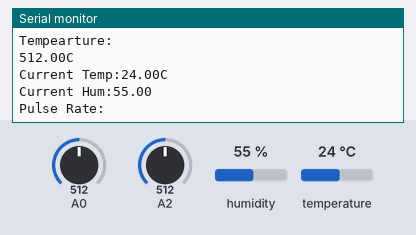
A sketch run on a simulated Arduino Uno, built with avr-gcc and run on an emulated ATmega328P. Shown: the last lines printed to the serial monitor. The test bench sets the inputs (shaded band); at power-on: humidity 55 %, A0 = 512, A2 = 512, temperature 24 °C.

Above: at 3.2 s.
3.3 s: humidity set to 22 %
At 4.6 s:
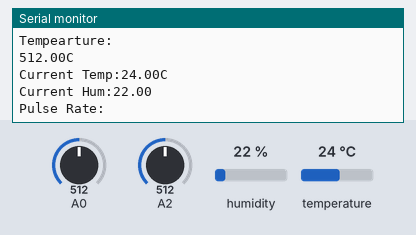
4.8 s: A0 set to 716
6.3 s: A2 set to 716
7.8 s: temperature set to 12 °C
At 8.9 s:
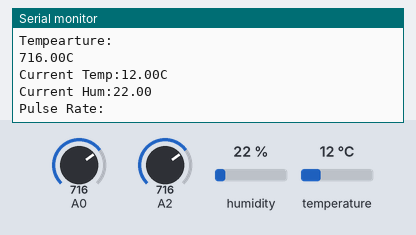
9.3 s: A0 set to 992
10.8 s: A2 set to 992
Timing chart, 0 to 13.3 s (numbered marks = the images above; inputs shaded):
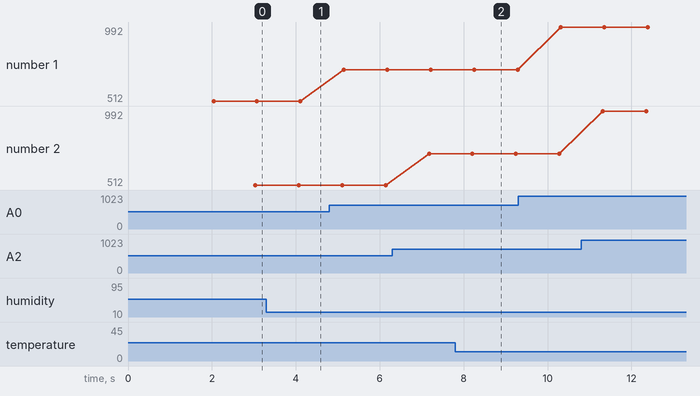

Measured:
- after the input at 3.3 s, the serial monitor: prints a new line after 0.84 s (image 1)
- after the input at 7.8 s, the serial monitor: prints a new line after 0.46 s (image 2)
- plotted number 1: 512 → 716 after the input at 4.8 s, 716 → 992 after the input at 9.3 s

The sketch:

homeandhealth.ino
```cpp
#include <dht.h>
dht DHT;
float temp;
void setup() {
  // put your setup code here, to run once:
  Serial.begin(9600);
delay(1000);
Serial.println("Temp and hum sensor");
delay(1000);
}

void loop() {
  // put your main code here, to run repeatedly:
  DHT.read11(A1);
temp=analogRead(A0);
Serial.println("Tempearture:");
Serial.print(temp);
Serial.println("C");
Serial.print("Current Temp:");
Serial.print(DHT.temperature);
Serial.println("C");
Serial.print("Current Hum:");
Serial.println(DHT.humidity);
Serial.println("Pulse Rate:");
delay(1000);
Serial.println(analogRead(A2));
}
```
